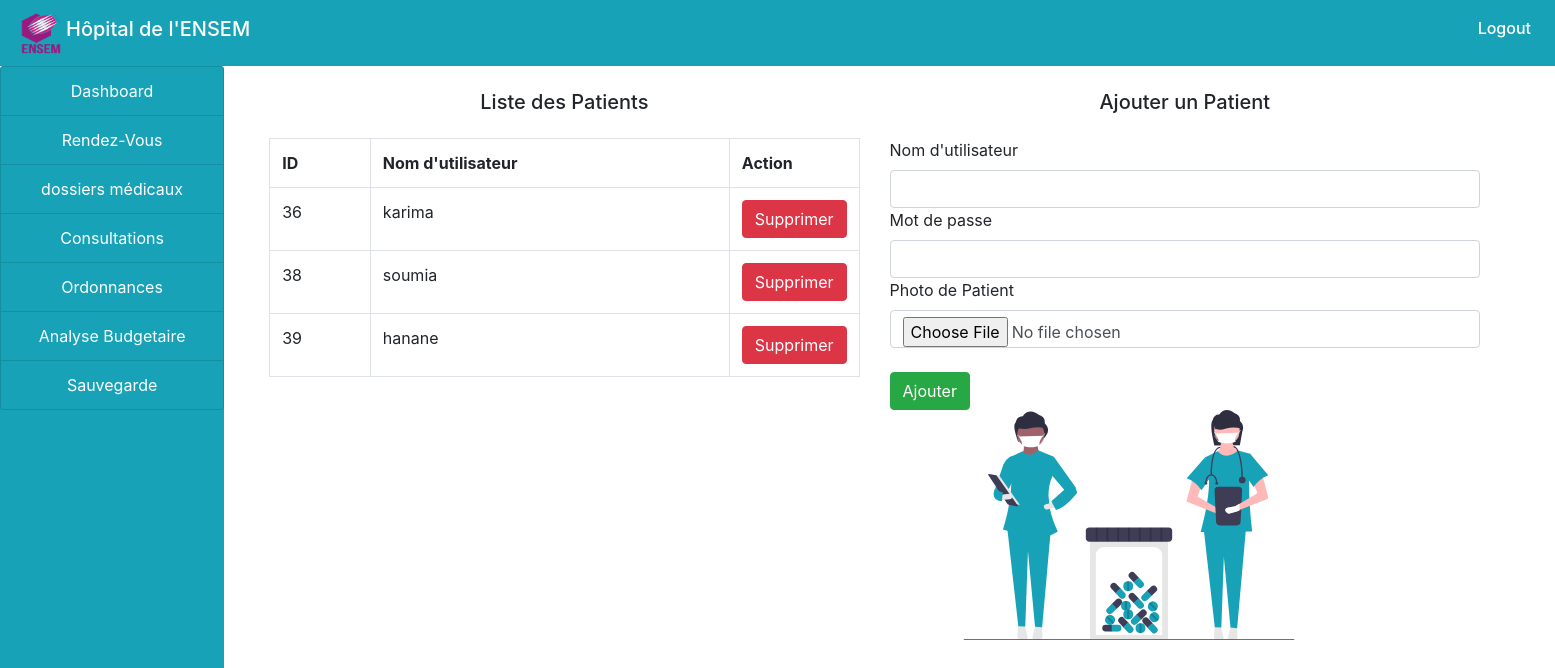
/Cabinet_Médical/secretary/patients.php, run on the app's committed database.
### tables this page shows
CREATE TABLE `multiuserlogin` (
  `username` varchar(50) NOT NULL,
  `password` varchar(50) NOT NULL,
  `ID` int(11) NOT NULL AUTO_INCREMENT,
  `image` varchar(150) NOT NULL,
  `profile` varchar(50) DEFAULT 'patient',
  `firstname` varchar(100) NOT NULL,
  `gender` varchar(100) NOT NULL,
  `phone` varchar(100) NOT NULL,
  `dossier_medical` varchar(100) NOT NULL,
  `age` varchar(100) NOT NULL,
  `date_birth` varchar(100) NOT NULL,
  PRIMARY KEY (`ID`)
);

### Cabinet_Médical/secretary/patients.php (the view, shortened to what this page needs)
<!doctype html>
<html >
<head>
</head>
<body>
  <?php
  include("../include/header.php");
  include("../include/connection.php");
  ?>
  <div class="container-fluid">
  <div class="col-md-12">
  <div class="row">
  <div class="col-md-2" style="margin-left: -30px;">
  <?php
  include("sidenav.php");
  ?>
  </div>
  <div class="col-md-10">
  <div class="col-md-12">
  <div class="row">
  <div class="col-md-6">
  <h5 class="text-center my-4">Liste des Patients</h5>
  <?php
  $query="SELECT * FROM multiuserlogin WHERE profile ='patient'";
  $res=mysqli_query($connect,$query);
  $output="
    <table class='table  table-bordered'>
    <tr>
    <th>ID</th>
    <th>Nom d'utilisateur</th>
    <th style='width:10%;'>Action</th>
    </tr>
    ";
  while($row=mysqli_fetch_array($res)){
    $ID=$row['ID'];
    $username=$row['username'];
    $output .="
    <tr>
    <td>$ID</td>
    <td>$username</td>
    <td>
    <a href='patients.php?ID=$ID'><button ID='$ID' class='btn btn-danger remove'>Supprimer</button></a>
    </td>
    ";
  }
  $output .="
  </tr>
  </table>
";
    echo $output;
  ?>
  </div>
  <div class="col-md-6">
  <h5 class="text-center my-4">Ajouter un Patient</h5>
  <form method="post" enctype="multipart/form-data">
  <div class="from-group">
  <label>Nom d'utilisateur</label>
  <input type="text" name="uname" class="form-control" autocomplete="off">
  </div>
  <div class="from-group">
  <label>Mot de passe</label>
  <input type="password" name="pass" class="form-control" >
  </div>
  <div class="from-group">
  <label>Photo de Patient</label>
  <input type="file" name="img" class="form-control" >
  </div><br>
  <input type="submit" name="add" value="Ajouter" class="btn btn-success">
  </div>
                         <div class="img ">
		                    <img style="float: right; margin: 0px 0px 0px 400px;" src="../img/pat.svg"  WIDTH=950 HEIGHT=230  >
		                </div>
  </div>
  </div>
</body>
</html>

### data on the page
multiuserlogin: ID "36", username "karima"
multiuserlogin: ID "38", username "soumia"
multiuserlogin: ID "39", username "hanane"
